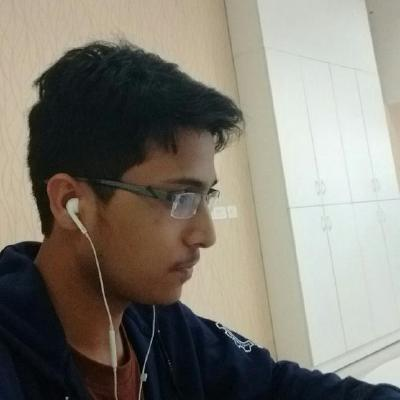
#> input picture code/My Images/github.jpeg, 400 x 400 px
$ python rotation.py   (Python 2 division)
#> lines starting #> are read from the running program, lines starting #| are printed output that depends on the picture; long printed decimals are rounded
import cv2
import numpy as np
img = cv2.imread('My Images/github.jpeg',0)
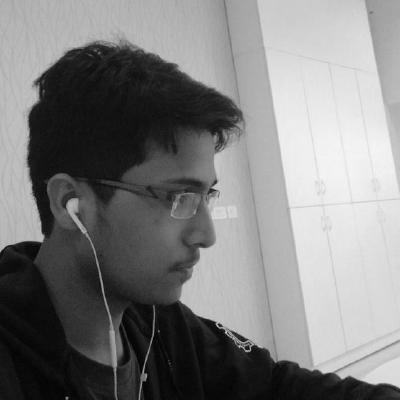
#> img: shape (400, 400); min 0, max 247, mean 126.5
rows,cols = img.shape
#> rows = 400; cols = 400

M = cv2.getRotationMatrix2D((cols/2,rows/2),23,1)
print M
#| [[  0.9205   0.3907 -62.247]
#|  [ -0.3907   0.9205  94.045]]
dst = cv2.warpAffine(img,M,(cols,rows))
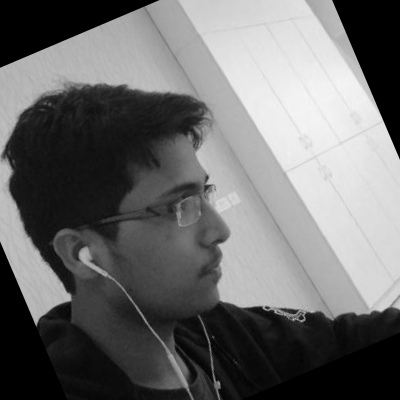
#> dst: shape (400, 400); min 0, max 246, mean 107.6
cv2.imshow('original image', img)
cv2.imshow('rotated image', dst)
cv2.waitKey(0)
cv2.destroyAllWindows()

$ run again, with code/My Images/img01.jpg copied over code/My Images/github.jpeg
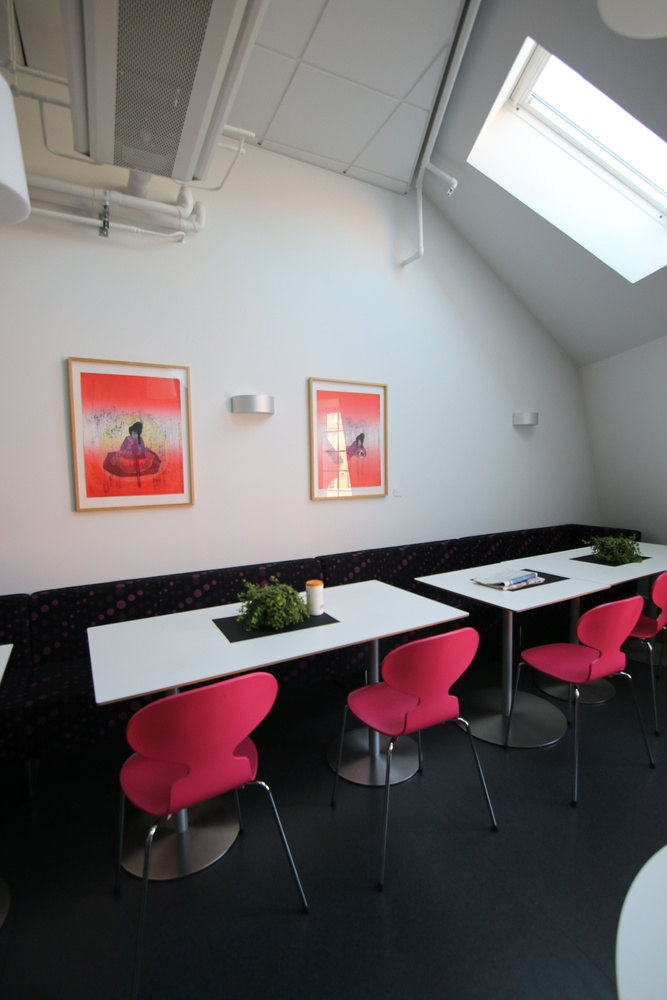
#> input picture code/My Images/img01.jpg, 667 x 1000 px, shrunk from 3648 x 5472 before the run
#> `img = cv2.imread('My Images/github.jpeg',0)`:
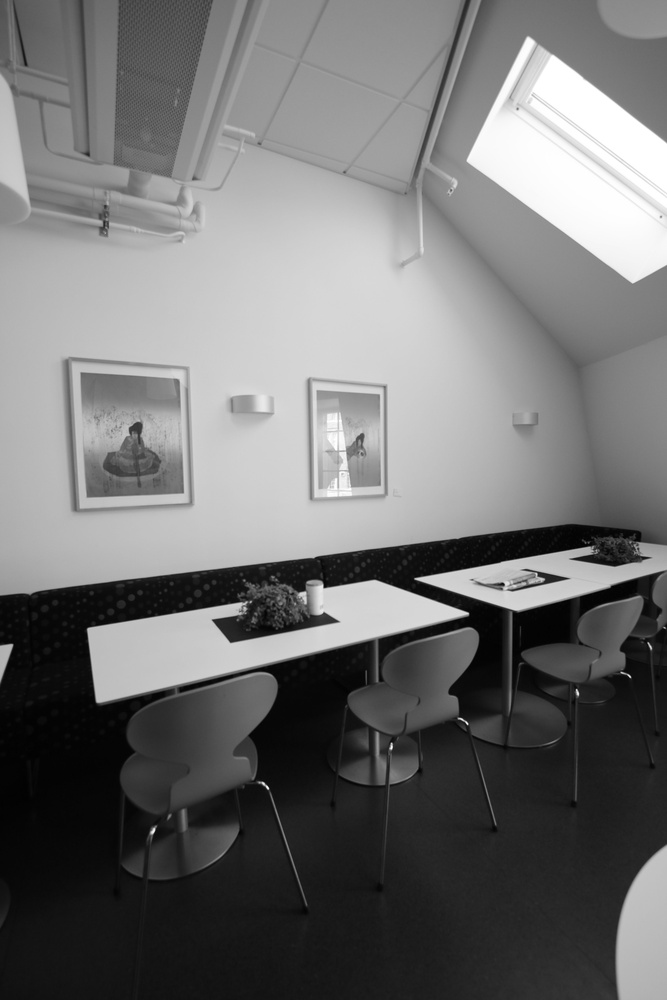
#> img: shape (1000, 667); min 0, max 255, mean 114.1
#| [[   0.9205    0.3907 -168.894]
#|  [  -0.3907    0.9205  169.861]]
#> `dst = cv2.warpAffine(img,M,(cols,rows))`:
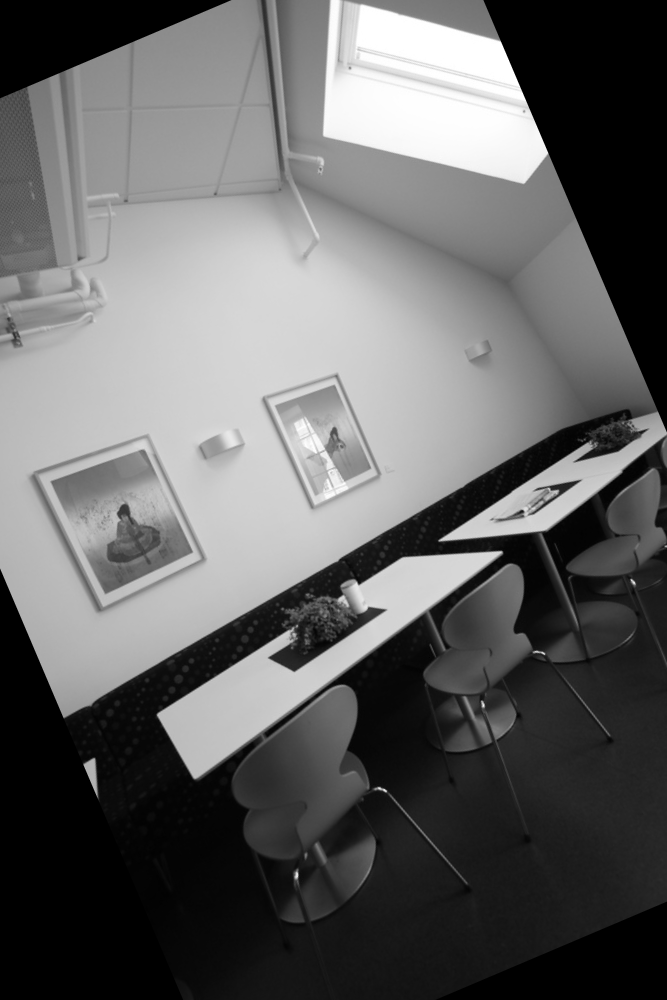
#> dst: shape (1000, 667); min 0, max 255, mean 100.5

$ run again, with code/My Images/img02.jpg copied over code/My Images/github.jpeg
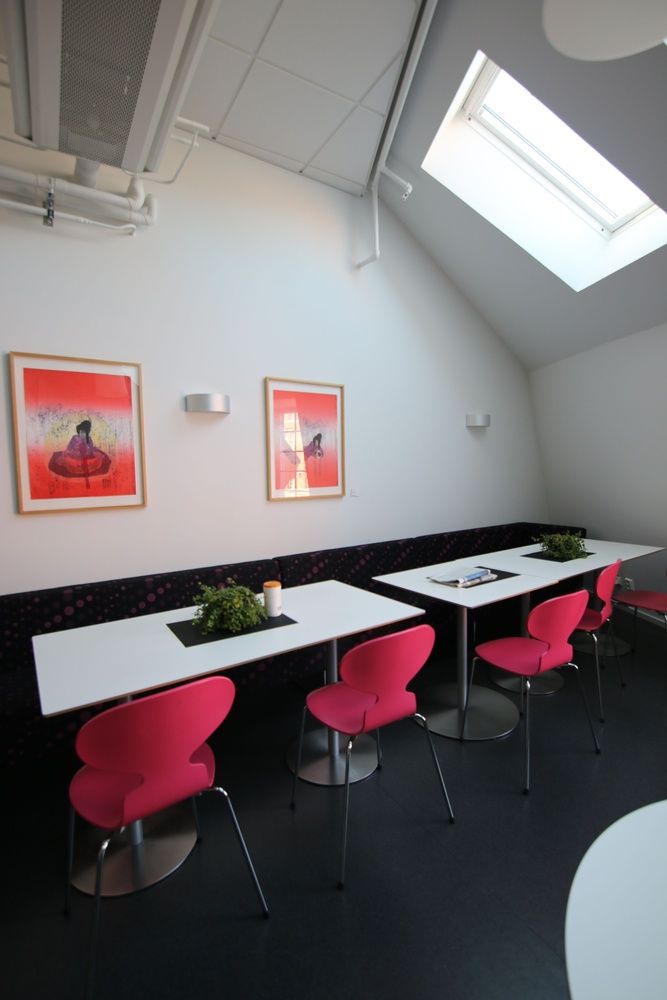
#> input picture code/My Images/img02.jpg, 667 x 1000 px, shrunk from 3648 x 5472 before the run
#> `img = cv2.imread('My Images/github.jpeg',0)`:
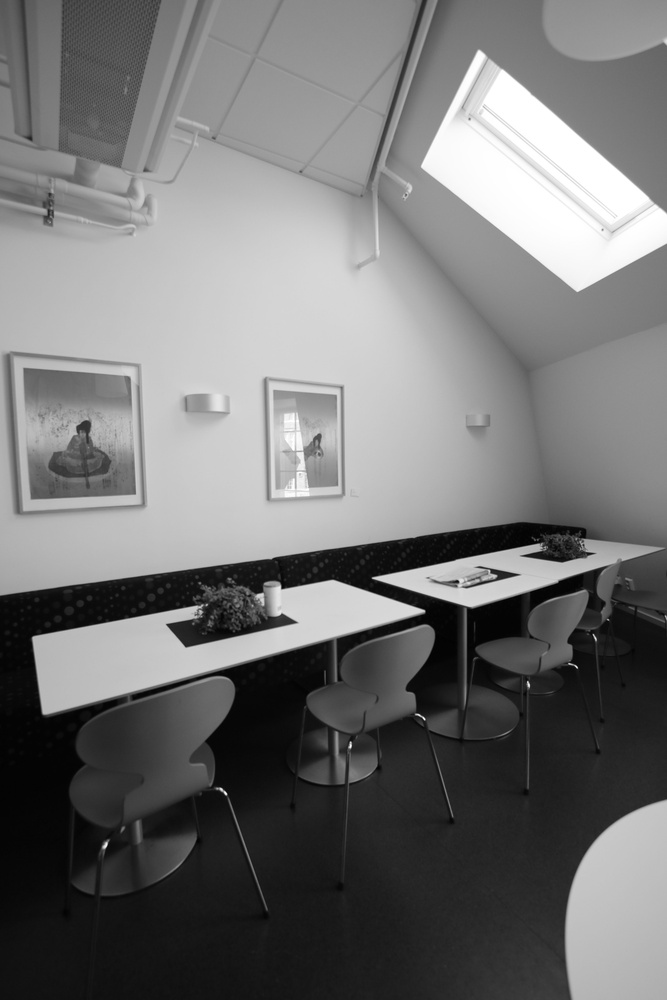
#> img: shape (1000, 667); min 0, max 255, mean 116
#| [[   0.9205    0.3907 -168.894]
#|  [  -0.3907    0.9205  169.861]]
#> `dst = cv2.warpAffine(img,M,(cols,rows))`:
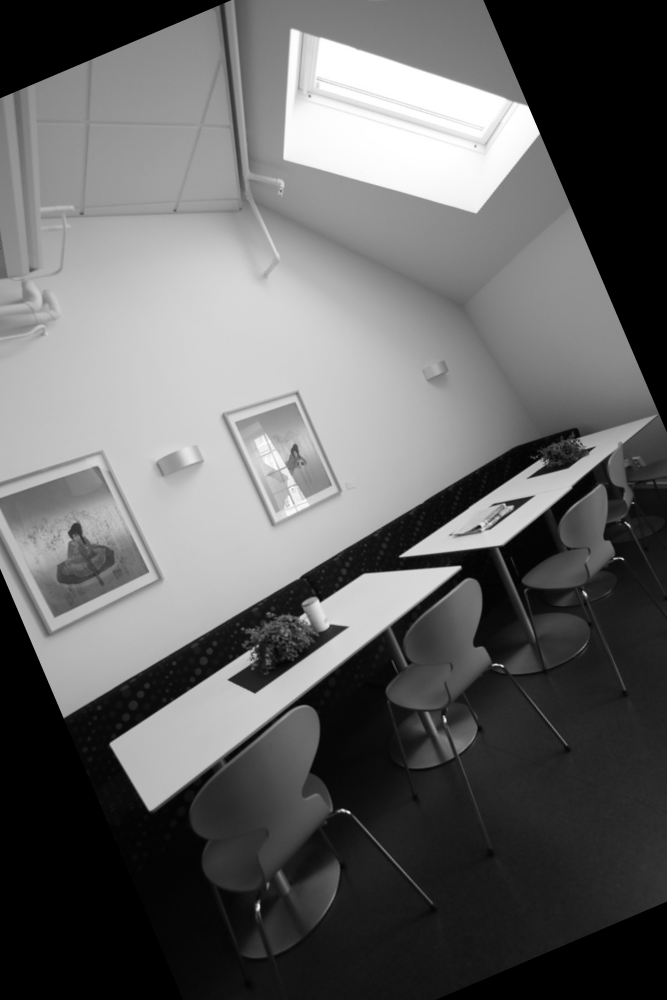
#> dst: shape (1000, 667); min 0, max 255, mean 100.2
